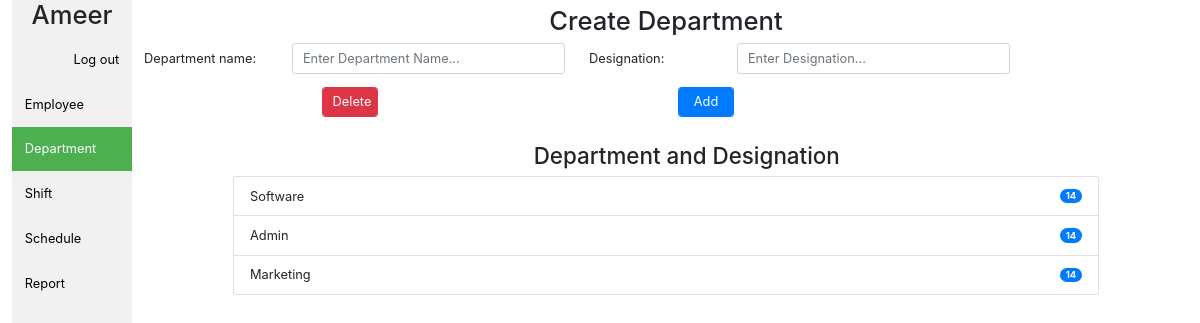
Page /department (signed in) on the committed database.
### attendance/models.py (models this page shows, shortened)
class User(db.Model, UserMixin):
    id = db.Column(db.Integer, primary_key=True)
    username = db.Column(db.String(20), unique=True, nullable=False)
    email = db.Column(db.String(120), unique=True, nullable=False)
    image_file = db.Column(db.String(20), nullable=False, default='default.jpg')
    password = db.Column(db.String(60), nullable=False)

class Organization(db.Model):
    id = db.Column(db.Integer, unique=True, primary_key=True, nullable=False)
    department = db.Column(db.String(120), nullable=False)
    designation = db.Column(db.String(120), nullable=False)

### attendance/routes.py (the view, shortened to what this page needs)
@app.route('/department', methods=['GET', 'POST'])
@login_required
def department():
    d_list = Organization.query.all()
    demo = seperat_department_designation(d_list)
    d2_list = json.dumps([{'department': key, 'designation': value}
                          for key, value in demo.items()])
    form = OrganizationForm()
    organization = Organization.query.all()
    return render_template('department.html', title='Department', form=form, organization=organization, d2_list=d2_list, demo=demo)

### attendance/forms.py
class OrganizationForm(FlaskForm):
    designation = StringField('Designation:')
    department = StringField('Department name:')
    Add = SubmitField('Add')
    Delete = SubmitField('Delete')
    Edit = SubmitField('Edit')

### attendance/models.py (called while the page is built)
@login_manager.user_loader
def load_user(user_id):
    return User.query.get(int(user_id))

### attendance/routes.py (called while the page is built)
def seperat_department_designation(d2_list):
    temp = {}
    for data in d2_list:
        if data.department not in temp:
            temp[data.department] = []
        if data.designation not in temp[data.department]:
            temp[data.department].append(data.designation)
    return temp

### attendance/templates/department.html (shortened to what this page needs)
{% extends "layout.html" %}
{% set active_page = "department" %}
{% block content %}
<div class="row content">
    <div class="col-md-12 py-2">
        <h2 class="text-center">Create Department</h2>
        <form action="" method="POST">
            <div class="row">
                <div class="col-md-5">
                    <div class="form-group row">
                        {{ form.department.label(class="col-md-4 col-form-label") }}
                        <div class="col-md-8">
                            {{ form.department(class="form-control", id="departmentName", placeholder="Enter Department Name...") }}
                        </div>
                    </div>
                </div>
                <div class="col-md-5">
                    <div class="form-group row">
                        {{ form.designation.label(class="col-md-4 col-form-label") }}
                        <div class="col-md-8">
                            {{ form.designation(class="form-control", id="employeeDes",placeholder="Enter Designation...") }}
                        </div>
                    </div>
                </div>
            </div>
            <div class="form-group row">
                <div class="offset-2 col-md-4">
                    {{ form.Delete(class="form-control btn btn-danger", id="delete") }}
                </div>
                <div class="col-md-4">
                    {{ form.Add(class="form-control btn btn-primary", id="edit") }}
                </div>
            </div>
        </form>
    </div>
    <div class="offset-1 col-md-10 py-2">
        <h3 class="offset-4 col-md-8">Department and Designation</h3>
        <ul class="list-group" id="departmentList">
            {% for data in demo %}
            <li class="list-group-item d-flex justify-content-between align-items-center">
                {{ data }}
                <span class="badge badge-primary badge-pill">14</span>
            </li>
            {% endfor %}
        </ul>
    </div>
    <div class="col-md-1"></div>
</div>
{% endblock content %}

### attendance/templates/layout.html (shortened to what this page needs)
<!DOCTYPE html>
<html lang="en">
<head>
    <link rel="stylesheet" href="{{ url_for('static', filename='css/bootstrap.min.css') }}">
    <link rel="stylesheet" href="{{ url_for('static', filename='style.css') }}">
    <link href="https://stackpath.bootstrapcdn.com/font-awesome/4.7.0/css/font-awesome.min.css" rel="stylesheet"
>
    <link href="{{ url_for('static', filename='multidatepicker/styles.css') }}" rel="stylesheet">
</head>
<body>
    <div class="container-fluid">
        <div class="sidebar">
            {% if current_user.is_authenticated %}
            <h2 class="text-center">{{ current_user.username }}</h2>
            <a class="button text-right" data-submit="parent" href="{{ url_for('logout') }}" rel="nofollow">
                Log out
              </a>
            {% else %}
            <a class="button" href="{{ url_for('login') }}">Login</a>
            <a class="button" href="{{ url_for('register') }}">Register</a>
            {% endif %}
            <a class="{{ 'active' if active_page == 'employee' else '' }}" href="{{ url_for('employee') }}">Employee</a>
            <a class="{{ 'active' if active_page == 'department' else '' }}" href="{{ url_for('department') }}">Department</a>
            <a class="{{ 'active' if active_page == 'shift' else '' }}" href="{{ url_for('shift') }}">Shift</a>
            <a class="{{ 'active' if active_page == 'schedule' else '' }}" href="{{ url_for('schedule') }}">Schedule</a>
            <a class="{{ 'active' if active_page == 'report' else '' }}" href="{{ url_for('report') }}">Report</a>
        </div>
        {% block content %} {% endblock %}
    </div>
</body>
</html>

### attendance/static/style.css (style rules this page uses)
html { zoom: 80%; }
.form-group .btn { width: 70px; }
.sidebar { margin: 0; padding: 0; width: 150px; background-color: #f1f1f1; position: fixed; height: 100%; overflow: auto; }
.sidebar a { display: block; color: black; padding: 16px; text-decoration: none; }
.sidebar a.active { background-color: #4CAF50; color: white; }
.content { margin-left: 150px; }

### rows in the picture
User: username "Ameer"
Organization: department "Software"
Organization: department "Admin"
Organization: department "Marketing"
